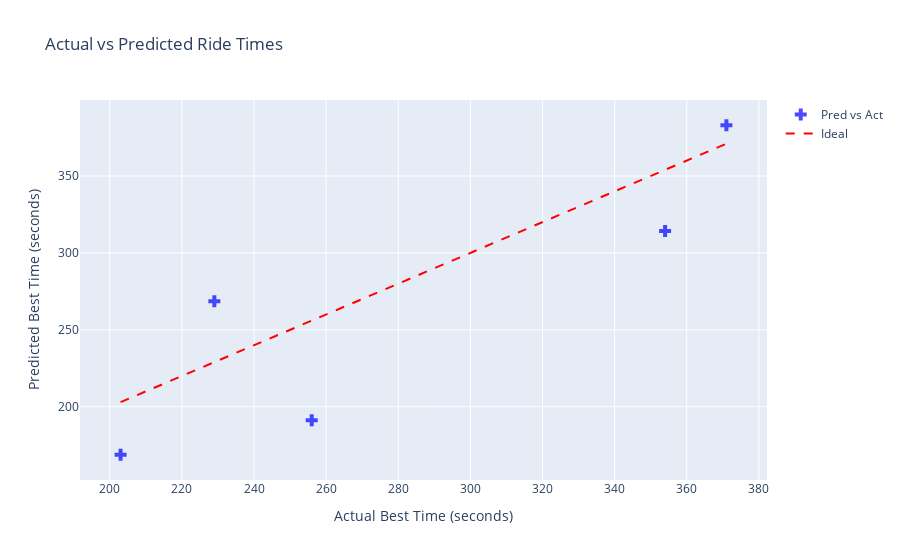

Source (notebook cell):
### Code cell
# plot actual vs predicted
fig = go.Figure()
fig.add_trace(go.Scatter(x=y_test, y=y_pred, mode='markers', name='Pred vs Act', marker=dict(color='blue', size=10, opacity=0.7, symbol='cross')))
fig.add_trace(go.Scatter(x=[y_test.min(), y_test.max()], y=[y_test.min(), y_test.max()], mode='lines', name='Ideal', line=dict(color='red', dash='dash')))
fig.update_layout(title='Actual vs Predicted Ride Times',   
                  xaxis_title='Actual Best Time (seconds)', 
                  yaxis_title='Predicted Best Time (seconds)')
fig.show()

### Figure 1 — Plotly figure (JSON) as saved in the notebook; plotly's stock layout.template omitted (floating-point values rounded to 4 significant figures)
{"data": [{"marker": {"color": "blue", "opacity": 0.7, "size": 10, "symbol": "cross"}, "mode": "markers", "name": "Pred vs Act", "type": "scatter", "x": [371, 354, 256, 203, 229], "y": [383.0, 314.2, 191.1, 168.8, 268.6]}, {"line": {"color": "red", "dash": "dash"}, "mode": "lines", "name": "Ideal", "type": "scatter", "x": [203, 371], "y": [203, 371]}], "layout": {"title": {"text": "Actual vs Predicted Ride Times"}, "xaxis": {"title": {"text": "Actual Best Time (seconds)"}}, "yaxis": {"title": {"text": "Predicted Best Time (seconds)"}}}}
